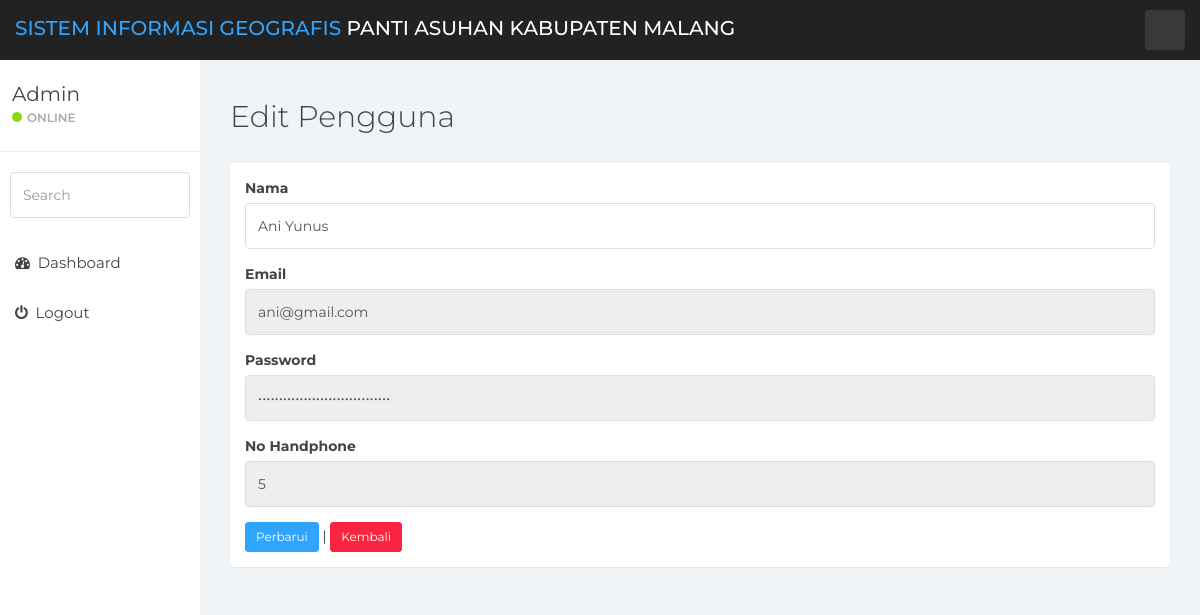
The app's page /pengguna/edit/5, older data.
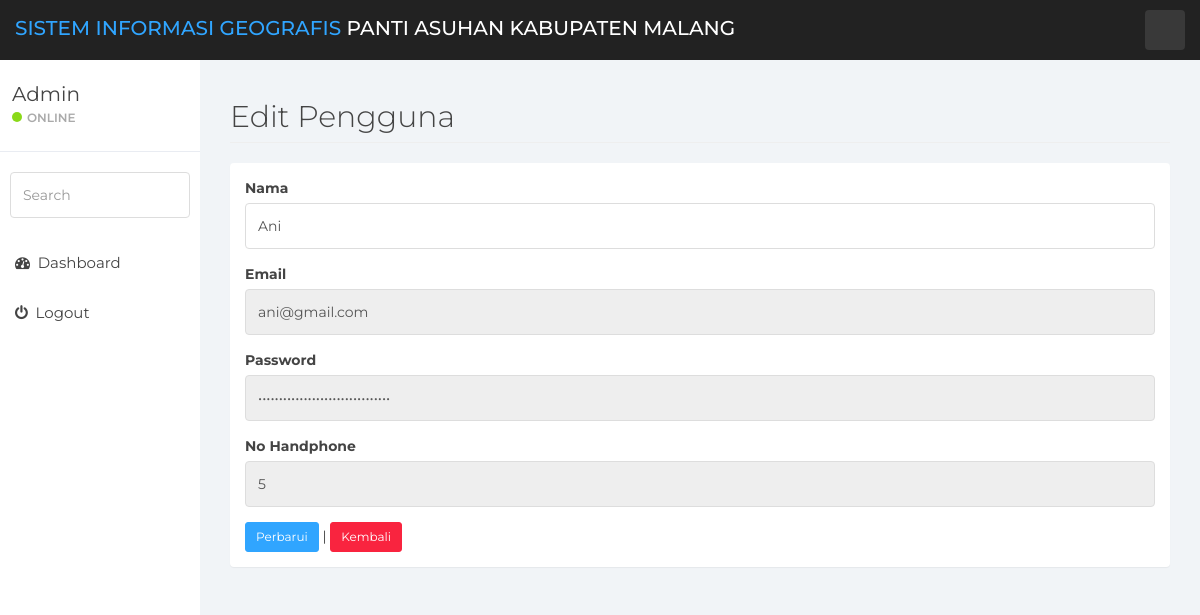
The same page, newer data.
### tables this page shows
CREATE TABLE `pengguna` (
  `id_pengguna` int(11) NOT NULL,
  `nama` varchar(30) NOT NULL,
  `email` varchar(20) NOT NULL,
  `pass` varchar(32) NOT NULL,
  `no_hp` varchar(12) NOT NULL,
  `level` enum('Admin','Donatur') NOT NULL
);

### application/libraries/Template.php (called while the page is built)
<?php if ( ! defined('BASEPATH')) exit('No direct script access allowed');
class Template {
		var $template_data = array();
		function set($name, $value)
		{
			$this->template_data[$name] = $value;
		}
		function load($template = '', $view = '' , $view_data = array(), $return = FALSE)
		{
			$this->CI =& get_instance();
			$this->set('contents', $this->CI->load->view($view, $view_data, TRUE));
			return $this->CI->load->view($template, $this->template_data, $return);
		}
}

### application/controllers/Pengguna.php (called while the page is built, shortened)
<?php
class Pengguna extends CI_Controller{
    function edit()
    {
        if(isset($_POST['submit'])){
            $id=  $this->uri->segment(3);
            $nama    = $this->input->post('nama');
            $email = $this->input->post('email');
            $password = $this->input->post('pass');
            $no_hp    = $this->input->post('no_hp');
            $level = $this->input->post('level');
            $config['upload_path'] = './assets/images/foto';
            $config['allowed_types'] = 'gif|jpg|png';
            $config['max_size']     = '2048';
            $config['max_width'] = '1024';
            $config['max_height'] = '768';
            $this->upload->initialize($config);
                $data = array('id_pengguna' => $id,
                    'nama' => $nama,
                    'email' => $email,
                    'pass' => $password,
                    'no_hp' => $no_hp,
                    'level' => $level
                );
                $this->model_pengguna->edit($data,$id);
                redirect('pengguna');
            } else{
                $id=  $this->uri->segment(3);
                $data['record']     =  $this->model_pengguna->get_one($id)->row_array();
                $this->template->load('template','pengguna/update_data',$data);
        }
    }
}
  ?>

### index.php (called while the page is built, shortened)
<?php
require_once BASEPATH.'core/CodeIgniter.php';

### application/models/Model_pengguna.php (called while the page is built, shortened)
<?php
class Model_pengguna extends CI_Model{
    function get_one($id)
    {
        $param  =   array('id_pengguna'=>$id);
        return $this->db->get_where('pengguna',$param);
    }
}
 ?>

### application/views/pengguna/update_data.php (the view)
<div class="row">
    <div class="col-md-12">
        <h2 class="page-header">
            Edit Pengguna
        </h2>
    </div>
</div>
<div class="row">
    <div class="col-md-12">
        <div class="panel panel-default">
            <div class="panel-body">
               <form action="<?php site_url('pengguna/edit/'.$record['id_pengguna'])?>" method="post">
                    <div class="form-group">
                        <label>Nama</label>
                        <input type="text" name="nama" class="form-control" required value="<?php echo $record['nama']?>">
                    </div>
                    <div class="form-group">
                        <label>Email</label>
                        <input type="email" name="email" class="form-control" required readonly value="<?php echo $record['email']?>">
                    </div>
                    <div class="form-group">
                        <label>Password</label>
                        <input type="password" name="pass" class="form-control" required readonly value="<?php echo $record['pass']?>">
                    </div>
                   <div class="form-group">
                       <label>No Handphone</label>
                       <input type="number" name="no_hp" class="form-control" required readonly value="<?php echo $record['no_hp']?>">
                   </div>
                    <button type="submit" name="submit" class="btn btn-primary btn-sm">Perbarui</button> |
                    <?php echo anchor('Pengguna','Kembali',array('class'=>'btn btn-danger btn-sm'))?>
               </form>
            </div>
        </div>
    </div>
</div>

Row changes from the older to the newer data that the page shows:
changed pengguna "ani@gmail.com": nama "Ani Yunus" → "Ani"
